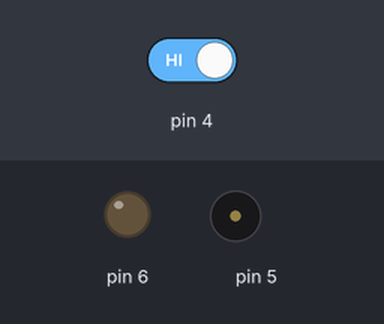
Simulated run of this sketch. Board: Arduino Uno, built with avr-gcc and run on an emulated ATmega328P. Shown: output pins drawn as LEDs (lit = HIGH), buzzer (waves = sounding). Inputs (shaded band) come from the test bench; at power-on: pin 4 HIGH.

Above: at 1.2 s.
1.3 s: pin 4 driven LOW
At 1.8 s:
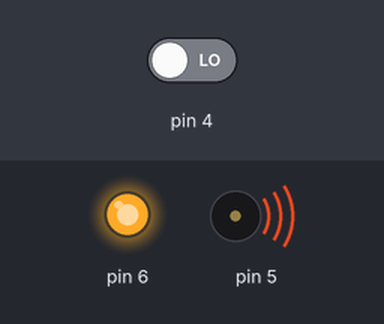
Timing chart, 0 to 4.3 s (numbered marks = the images above; inputs shaded):
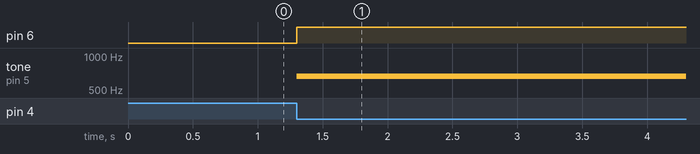

The sketch:

2022.04.23diankongbeep.ino.ino
```cpp
void setup(){
  pinMode(4, INPUT);
  pinMode(6, OUTPUT);
  pinMode(5, OUTPUT);
}

void loop(){
  if (digitalRead(4) == false) {
    digitalWrite(6,HIGH); //任意器件
    tone(5,659);  //歌曲 beep
    delay(5000);

  } else {
    noTone(5);
    digitalWrite(6,LOW);

  }

}
/*
void setup()
{
  pinMode(4,INPUT);
  pinMode(5,OUTPUT);
  PINMode(6,OUTPUT);
  }

  void loop ()
  {
    if (digitalRead(4) == false)
       {
        digitalWrite(6,HIGH);
        tone(5,569);
        delay(5000);
         }else{
          noTone(5);
          digitalWrite(6,LOW);
          }

    }
    */
```

Measured:
- after the input at 1.3 s, pin 6: LOW → HIGH at once; tone on pin 5: silent → 659 Hz at once
